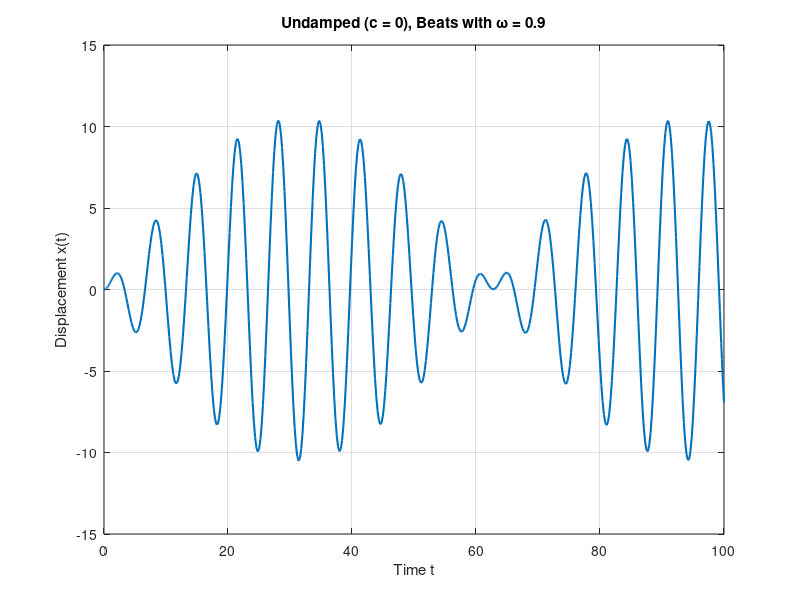
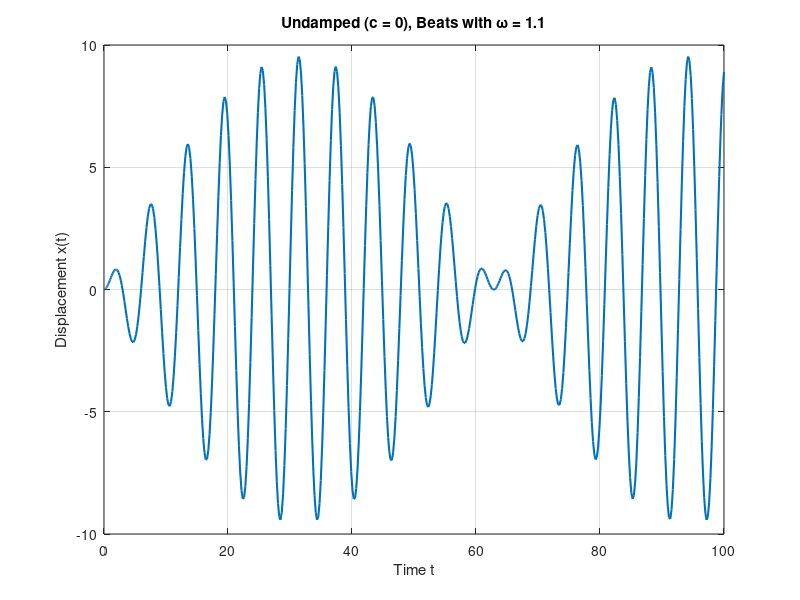
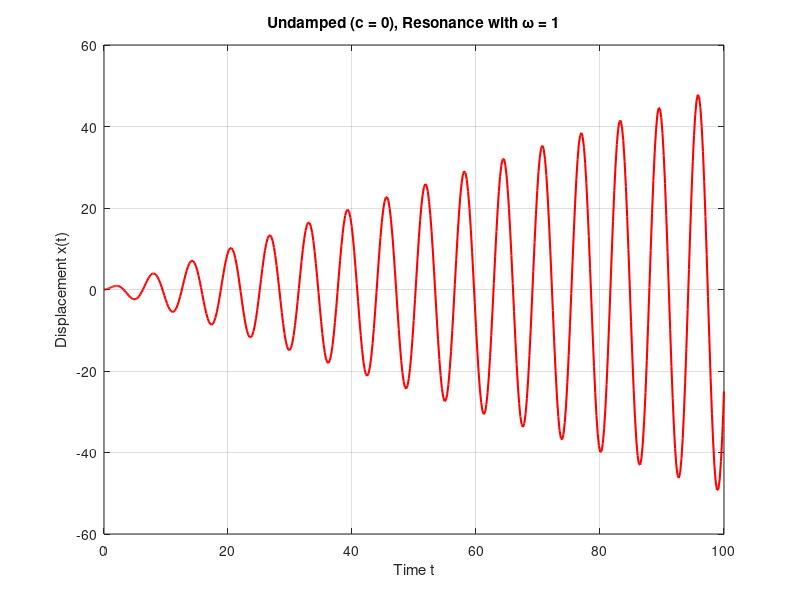
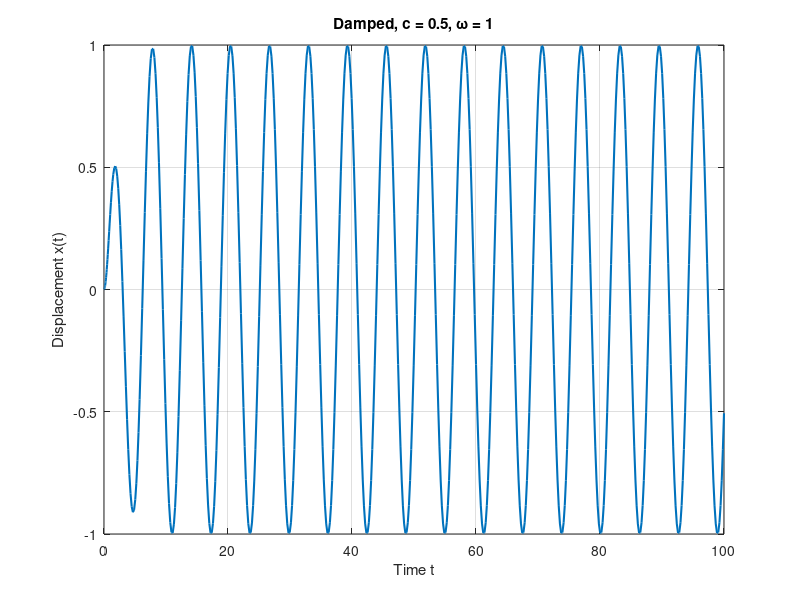

These charts were generated, in order, by the following MATLAB code:
%{
Natalia Hopper
Jerom Jothiprakasam
Math 245 -- MATLAB Project 3
(Part 1)

Revision History
Date            Changes             Programmer
-------------------------------------------------------
04/15/25        original            Jerom Jothiprakasam
04/15/25        part (a)            Jerom Jothiprakasam
04/15/25        part (b)            Jerom Jothiprakasam
04/15/25        part (c)            Jerom Jothiprakasam
%}

clc;
clear;

%% General settings

tspan = [0 100];                    % Time range
omega_vals = [0.9, 1.1, 1];         % For undamped: omega < 1, omega > 1, resonance
omega_damped = 1;                   % Fixed for damped cases
c_vals = [0, 0.5, 1, 1.5];          % 0 = undamped, rest are under, critical, over
init_default = [0; 0];              % x(0) = 0, x'(0) = 0

%% Function handle for system of 1st order ODEs
fho_system = @(t, x, c, omega) [x(2); -2*c*x(2) - x(1) + cos(omega*t)];

%% Part (a)
for i = 1:2
    omega = omega_vals(i);
    [t, x] = ode45(@(t,x) fho_system(t, x, 0, omega), tspan, init_default);
    figure;
    plot(t, x(:,1), 'LineWidth', 1.5);
    title(['Undamped (c = 0), Beats with \omega = ' num2str(omega)]);
    xlabel('Time t'); ylabel('Displacement x(t)');
    grid on;
end

% Resonance case
[t, x] = ode45(@(t,x) fho_system(t, x, 0, omega_vals(3)), tspan, init_default);
figure;
plot(t, x(:,1), 'r', 'LineWidth', 1.5);
title('Undamped (c = 0), Resonance with \omega = 1');
xlabel('Time t'); ylabel('Displacement x(t)');
grid on;

%% Part (b)
for i = 2:4
    c = c_vals(i);
    [t, x] = ode45(@(t,x) fho_system(t, x, c, omega_damped), tspan, init_default);
    figure;
    plot(t, x(:,1), 'LineWidth', 1.5);
    title(['Damped, c = ' num2str(c) ', \omega = ' num2str(omega_damped)]);
    xlabel('Time t'); ylabel('Displacement x(t)');
    grid on;
end

%% Part (c)
initial_conditions1 = [1; -1];
initial_conditions2 = [-1; 2];
c = 0.5; % Underdamped
[t1, x1] = ode45(@(t,x) fho_system(t, x, c, omega_damped), tspan, initial_conditions1);
[t2, x2] = ode45(@(t,x) fho_system(t, x, c, omega_damped), tspan, initial_conditions2);

figure;
plot(t1, x1(:,1), 'b', 'LineWidth', 1.5); hold on;
plot(t2, x2(:,1), 'r--', 'LineWidth', 1.5);
title(['Effect of Initial Conditions (Underdamped, c = ' num2str(c) ')']);
xlabel('Time t'); ylabel('Displacement x(t)');
legend('IC: [1; -1]', 'IC: [-1; 2]');
grid on;